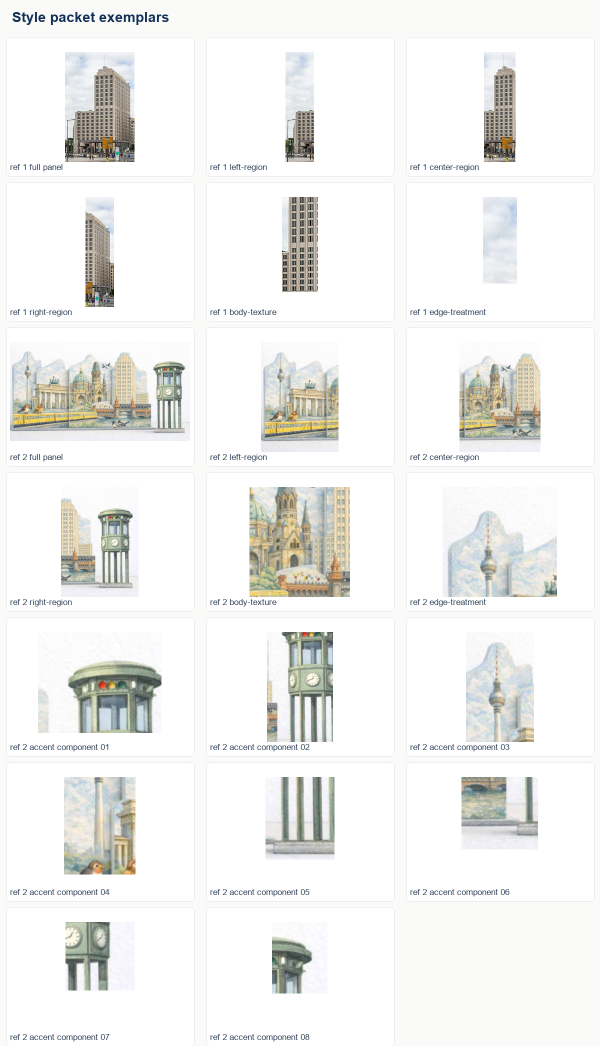
#> input picture tasks/berlin-skyline-live-example/style-packet/style-exemplar-sheet.png, 1200 x 2092 px (shown at 1/2 size)
$ python -i generate_style_crop_collage.py   (imports and definitions only)
#> lines starting #> are read from the running program, lines starting #| are printed output that depends on the picture; after the words box and inside, x2 and y2 are one past the last pixel; in counts of white or black regions, pixels touching at a corner belong together
#> further down, picture is the input picture: PIL image 1200x2092 RGB; mean R, G, B 240.1, 240.3, 238.4
#!/usr/bin/env python3
"""Direct style-packet crop collage fitted into the top-temp SVG geometry.

This tests a crop-first alternative to the procedural strict-style-polish pass:
real packet crops provide the wash, edge texture, region detail, and accent
components; SVG-derived masks remain the geometry authority.
"""

from __future__ import annotations

import json
import math
import re
from dataclasses import dataclass
from pathlib import Path
from typing import Iterable

import numpy as np
from PIL import Image, ImageChops, ImageDraw, ImageEnhance, ImageFilter, ImageOps


OUT_DIR = Path(__file__).resolve().parent
TASK_DIR = OUT_DIR.parent.parent
REPO_DIR = TASK_DIR.parent.parent

SVG_PATH = TASK_DIR / "source" / "template.svg"
MANIFEST_PATH = TASK_DIR / "template-manifest.json"
STYLE_PACKET_PATH = TASK_DIR / "style-packet" / "style-packet.json"
STYLE_SHEET_PATH = TASK_DIR / "style-packet" / "style-exemplar-sheet.png"
STRICT_STYLE_METADATA_PATH = (
    TASK_DIR / "agents" / "strict-style-polish" / "strict-style-polish-metadata.json"
)

ARTWORK_PATH = OUT_DIR / "style-crop-collage-artwork.png"
PREVIEW_WHITE_PATH = OUT_DIR / "style-crop-collage-preview-white.png"
OVERLAY_PATH = OUT_DIR / "style-crop-collage-overlay.png"
MASK_DEBUG_PATH = OUT_DIR / "style-crop-collage-mask-debug.png"
METADATA_PATH = OUT_DIR / "style-crop-collage-metadata.json"
REVIEW_PATH = OUT_DIR / "review.md"

TOKEN_RE = re.compile(
    r"[MmLlHhVvCcSsQqTtZz]|[-+]?(?:\d*\.\d+|\d+\.?)(?:[eE][-+]?\d+)?"
)


@dataclass(frozen=True)
class CropChoice:
    type: str
    label_contains: str


@dataclass(frozen=True)
class Placement:
    name: str
    crop_type: str
    label_contains: str
    box: tuple[int, int, int, int]
    pocket: str
    opacity: float
    mask_kind: str
    feather_px: float
    focus: tuple[float, float] = (0.5, 0.5)


def repo_rel(path: Path) -> str:
    return str(path.relative_to(REPO_DIR))


def is_command(token: str) -> bool:
    return len(token) == 1 and token.isalpha()


# [201 lines left out: functions parse_viewbox, extract_path_data, cubic, sample_svg_path, draw_polygon_mask, not called in this run]


def count_nonzero(mask: Image.Image) -> int:
    return int(np.count_nonzero(np.asarray(mask)))


def erode(mask: Image.Image, pixels: int) -> Image.Image:
    return mask.filter(ImageFilter.MinFilter(pixels * 2 + 1))


def dilate(mask: Image.Image, pixels: int) -> Image.Image:
    return mask.filter(ImageFilter.MaxFilter(pixels * 2 + 1))


def mask_multiply(a: Image.Image, b: Image.Image) -> Image.Image:
    return ImageChops.multiply(a.convert("L"), b.convert("L"))


def mask_subtract(a: Image.Image, b: Image.Image) -> Image.Image:
    return ImageChops.subtract(a.convert("L"), b.convert("L"))


# [33 lines left out: functions soften_mask, rounded_rect_mask, ellipse_mask, not called in this run]


def load_json(path: Path) -> dict:
    return json.loads(path.read_text())


# [17 lines left out: functions crop_index, choose_crop, not called in this run]


def load_crop(crop: dict) -> Image.Image:
    path = REPO_DIR / crop["path"]
    return Image.open(path).convert("RGBA")


# [22 lines left out: functions crop_to_box, non_white_mask, not called in this run]


def accent_content_mask(image: Image.Image) -> Image.Image:
    arr = np.asarray(image.convert("RGBA"))
    rgb = arr[..., :3].astype(np.int16)
    alpha = arr[..., 3]
#> alpha: shape (2092, 1200); every value is 255
    h, w = rgb.shape[:2]
#> h = 2092; w = 1200
    border = np.concatenate(
        [
            rgb[: max(1, h // 12), :, :].reshape(-1, 3),
            rgb[-max(1, h // 12) :, :, :].reshape(-1, 3),
            rgb[:, : max(1, w // 12), :].reshape(-1, 3),
            rgb[:, -max(1, w // 12) :, :].reshape(-1, 3),
        ],
        axis=0,
    )
    median_bg = np.median(border, axis=0)
#> median_bg = [255, 255, 255]
    dist = np.sqrt(np.sum((rgb - median_bg) ** 2, axis=2))
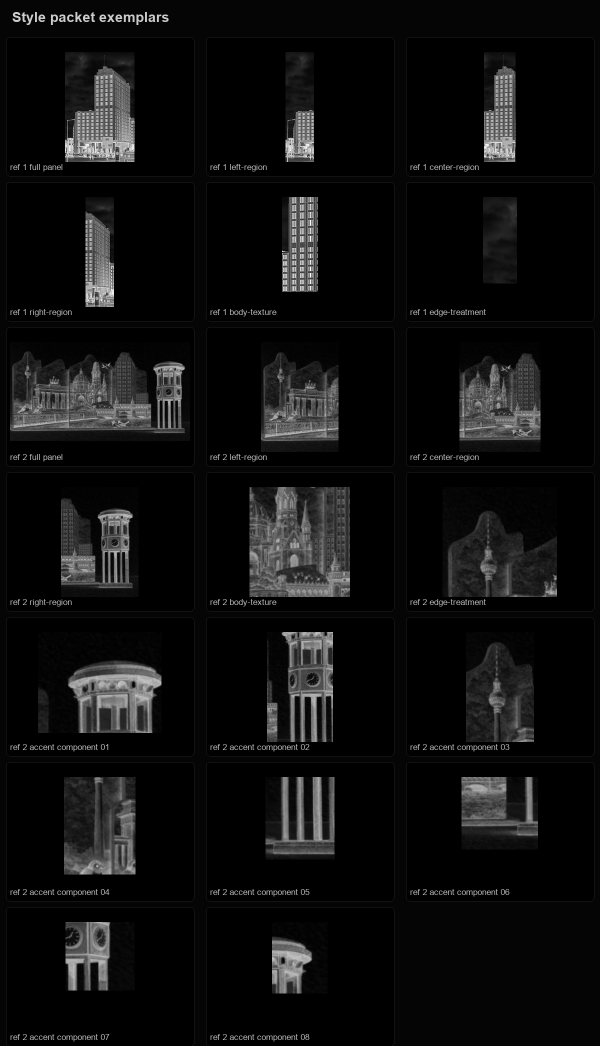
#> dist: shape (2092, 1200) float64 (shown at 1/2 size); min 0, max 441.7, mean 27.1; drawn with min black and max white
    maxc = rgb.max(axis=2)
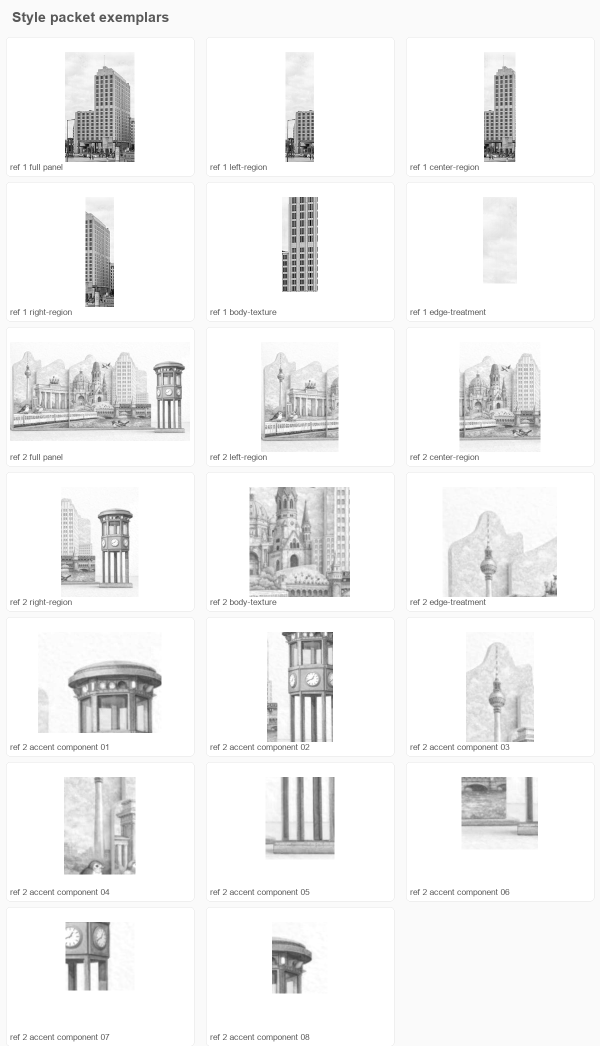
#> maxc: shape (2092, 1200) int16 (shown at 1/2 size); min 0, max 255, mean 241.6
    minc = rgb.min(axis=2)
    saturation = maxc - minc
    red = (rgb[..., 0] > 165) & (rgb[..., 0] > rgb[..., 1] + 22) & (rgb[..., 0] > rgb[..., 2] + 16)
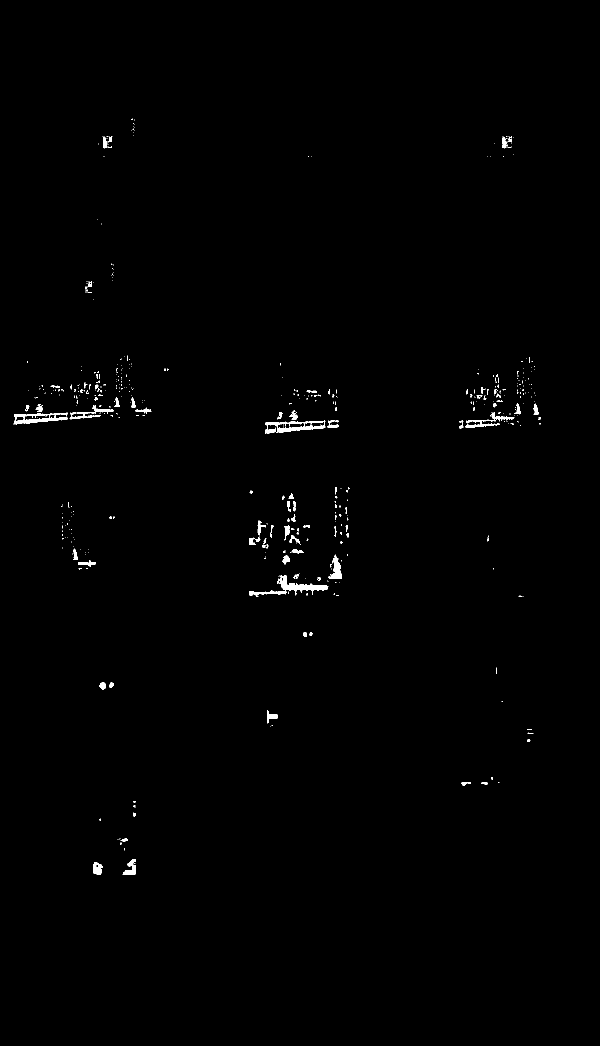
#> red: shape (2092, 1200) bool (shown at 1/2 size); 0.54% white; 497 white regions (411 under 20 px), largest, box (x1, y1, x2, y2) and area: (499, 1150, 657, 1194) 1671, (530, 841, 651, 867) 1312, (27, 825, 136, 849) 1076
    yellow = (rgb[..., 0] > 170) & (rgb[..., 1] > 115) & (rgb[..., 2] < 145)
#> yellow: shape (2092, 1200) bool; 0.81% white; 1290 white regions (1163 under 20 px), largest, box (x1, y1, x2, y2) and area: (499, 1150, 657, 1194) 1949, (530, 840, 653, 868) 1786, (27, 824, 138, 850) 1442
    mint = (rgb[..., 1] > 130) & (rgb[..., 2] > 110) & (rgb[..., 0] < 170)
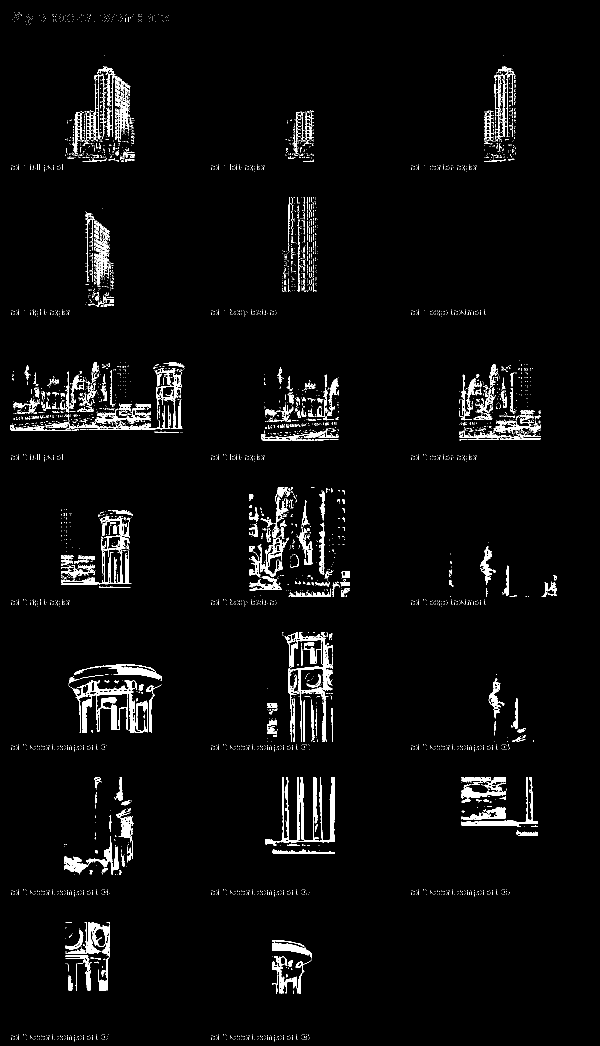
#> mint: shape (2092, 1200) bool (shown at 1/2 size); 3.4% white; 4415 white regions (4100 under 20 px), largest, box (x1, y1, x2, y2) and area: (531, 1554, 669, 1691) 4356, (146, 1360, 277, 1466) 4073, (569, 1264, 666, 1484) 2956
    white_highlight = (maxc > 218) & (minc > 170) & (dist > 24)
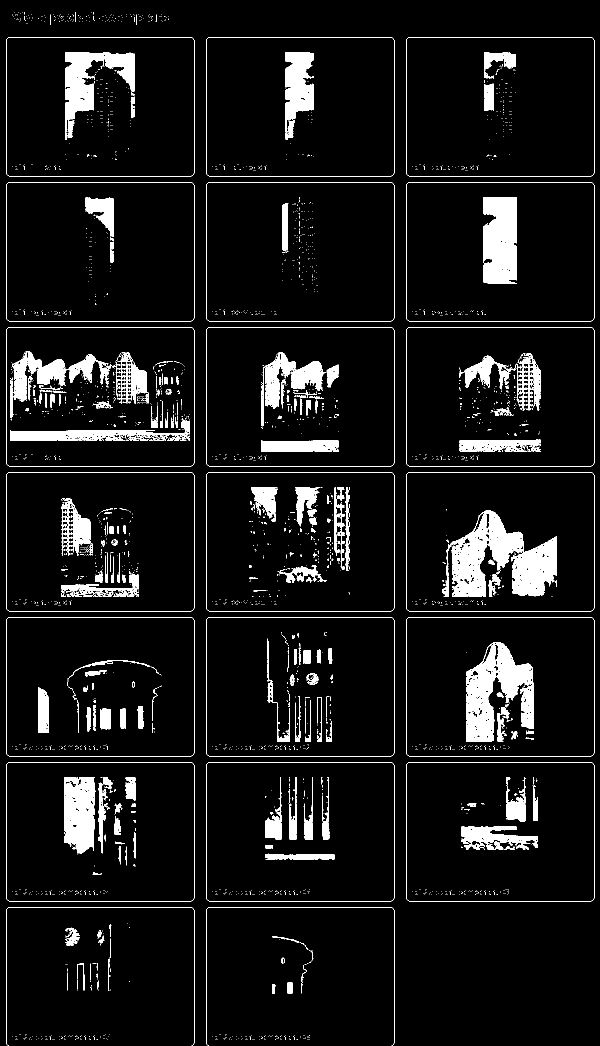
#> white_highlight: shape (2092, 1200) bool (shown at 1/2 size); 7.5% white; 2866 white regions (2603 under 20 px), largest, box (x1, y1, x2, y2) and area: (885, 1021, 1114, 1194) 19972, (932, 1284, 1068, 1484) 14648, (966, 394, 1034, 567) 11059
    blue_panel = (
        (rgb[..., 2] > rgb[..., 0] + 18)
        & (rgb[..., 2] > rgb[..., 1] + 8)
        & (rgb[..., 1] > 70)
        & (rgb[..., 2] > 115)
    )
#> blue_panel: shape (2092, 1200) bool; 0.83% white; 2421 white regions (2326 under 20 px), largest, box (x1, y1, x2, y2) and area: (199, 1397, 250, 1457) 2337, (1002, 400, 1034, 458) 1236, (606, 1286, 640, 1327) 1051
    keep = red | yellow | mint | white_highlight
#> keep: shape (2092, 1200) bool; 11.8% white; 4562 white regions (4250 under 20 px), largest, box (x1, y1, x2, y2) and area: (20, 702, 380, 882) 30223, (885, 1021, 1114, 1194) 21180, (499, 974, 662, 1194) 17951
    keep &= ~blue_panel
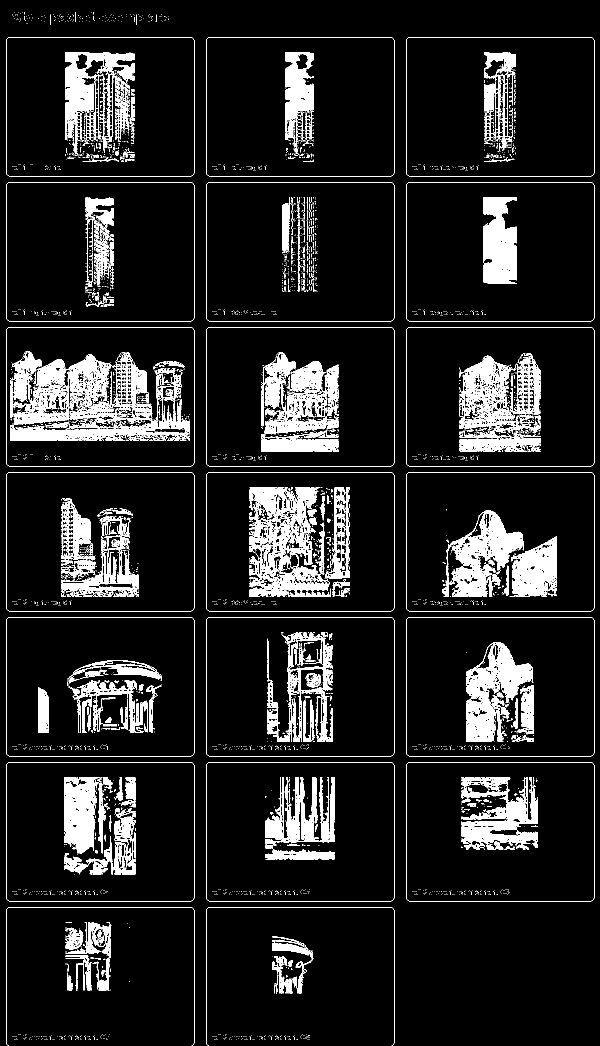
#> keep: shape (2092, 1200) bool (shown at 1/2 size); 11.2% white; 4488 white regions (4148 under 20 px), largest, box (x1, y1, x2, y2) and area: (20, 705, 380, 882) 27105, (499, 974, 662, 1194) 17910, (919, 711, 1081, 904) 12644
    keep &= alpha > 0
    keep &= ~((rgb[..., 0] > 244) & (rgb[..., 1] > 244) & (rgb[..., 2] > 244))
    mask = Image.fromarray(keep.astype(np.uint8) * 255)
    mask = mask.filter(ImageFilter.MaxFilter(17)).filter(ImageFilter.GaussianBlur(2.6))
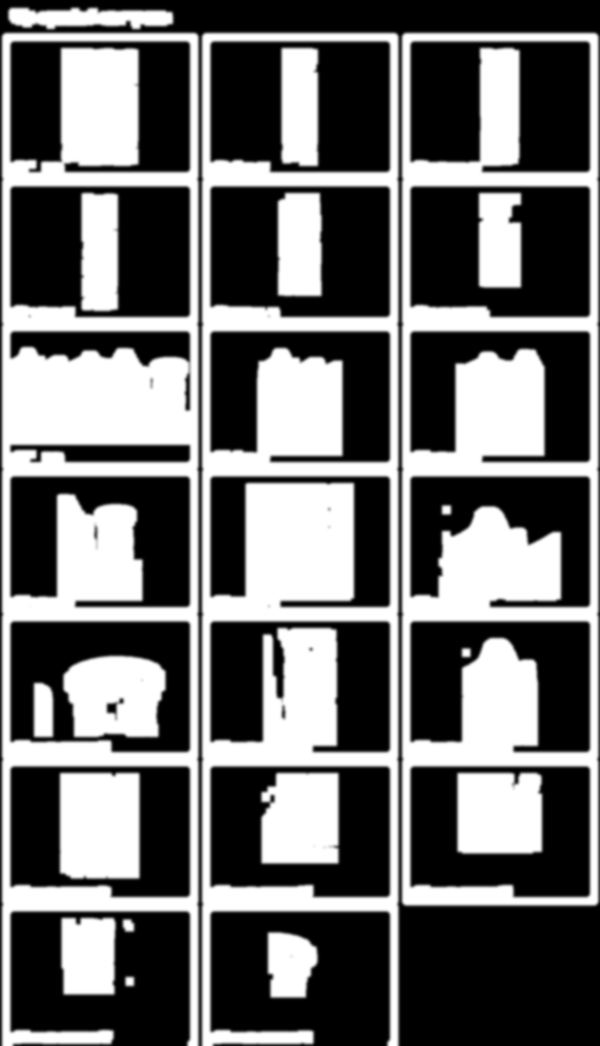
#> mask: PIL image 1200x2092 L (shown at 1/2 size); min 0, max 255, mean 107
    return mask


def body_content_mask(image: Image.Image) -> Image.Image:
    mask = non_white_mask(image)
    return mask.filter(ImageFilter.GaussianBlur(1.5))


# [649 lines left out: functions content_mask, local_edge_fade, apply_alpha, make_cover_layer, paste_patch, draw_path_outline and 9 more, not called in this run]


# [2 lines not run here, left out]

>>> from PIL import Image
>>> picture = Image.open('../../../berlin-skyline-live-example/style-packet/style-exemplar-sheet.png')
>>> result = accent_content_mask(picture)
